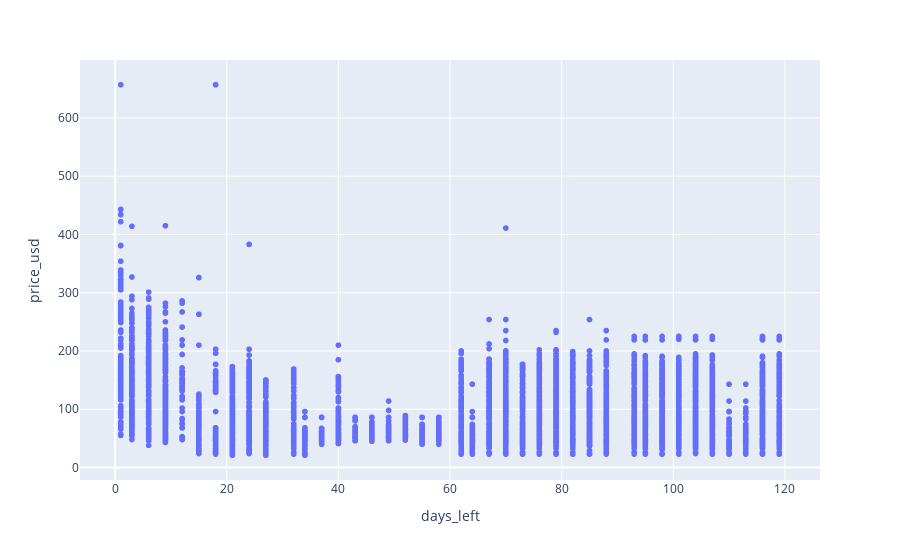

The cell this chart's notebook holds for it:
### Code cell
# Flight prices across different days left in scatterplot

fig = px.scatter(final_df, x="days_left", y="price_usd")
                # hover_data=['product_group', 'product_category', 'product_type'],
                # color='product_group')
fig.show()

### Figure 1 — Plotly figure (JSON) as saved in the notebook; plotly's stock layout.template omitted (floating-point values rounded to 4 significant figures; data arrays with more than 128 entries replaced by an {"elided": "..."} marker saying what was removed)
{"data": [{"hovertemplate": "days_left=%{x}<br>price_usd=%{y}<extra></extra>", "legendgroup": "", "marker": {"color": "#636efa", "symbol": "circle"}, "mode": "markers", "name": "", "showlegend": false, "type": "scattergl", "x": {"elided": "10438 int values"}, "xaxis": "x", "y": {"elided": "10438 int values"}, "yaxis": "y"}], "layout": {"autosize": true, "legend": {"tracegroupgap": 0}, "margin": {"t": 60}, "xaxis": {"anchor": "y", "autorange": true, "domain": [0, 1], "range": [-6.141, 126.1], "title": {"text": "days_left"}, "type": "linear"}, "yaxis": {"anchor": "x", "autorange": true, "domain": [0, 1], "range": [-28.24, 706.2], "title": {"text": "price_usd"}, "type": "linear"}}}
